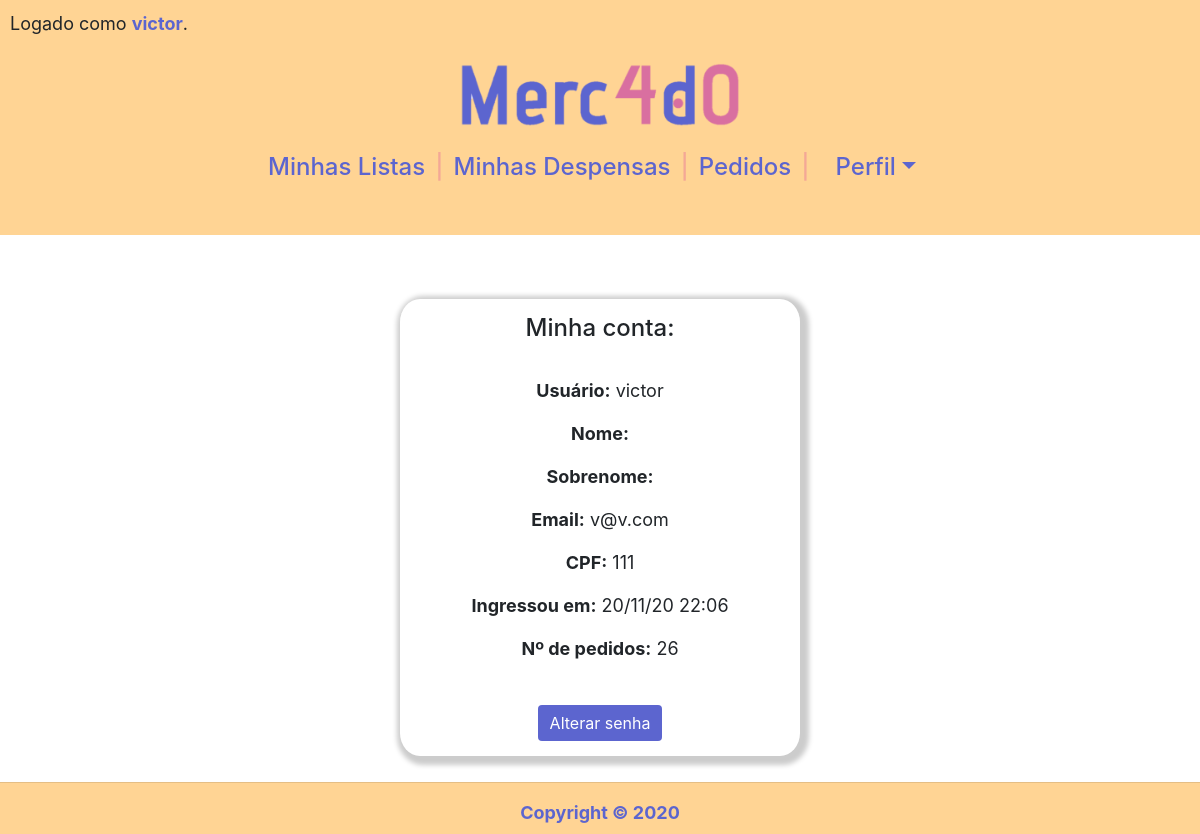
/conta (signed in), run on an earlier commit of the app's database.
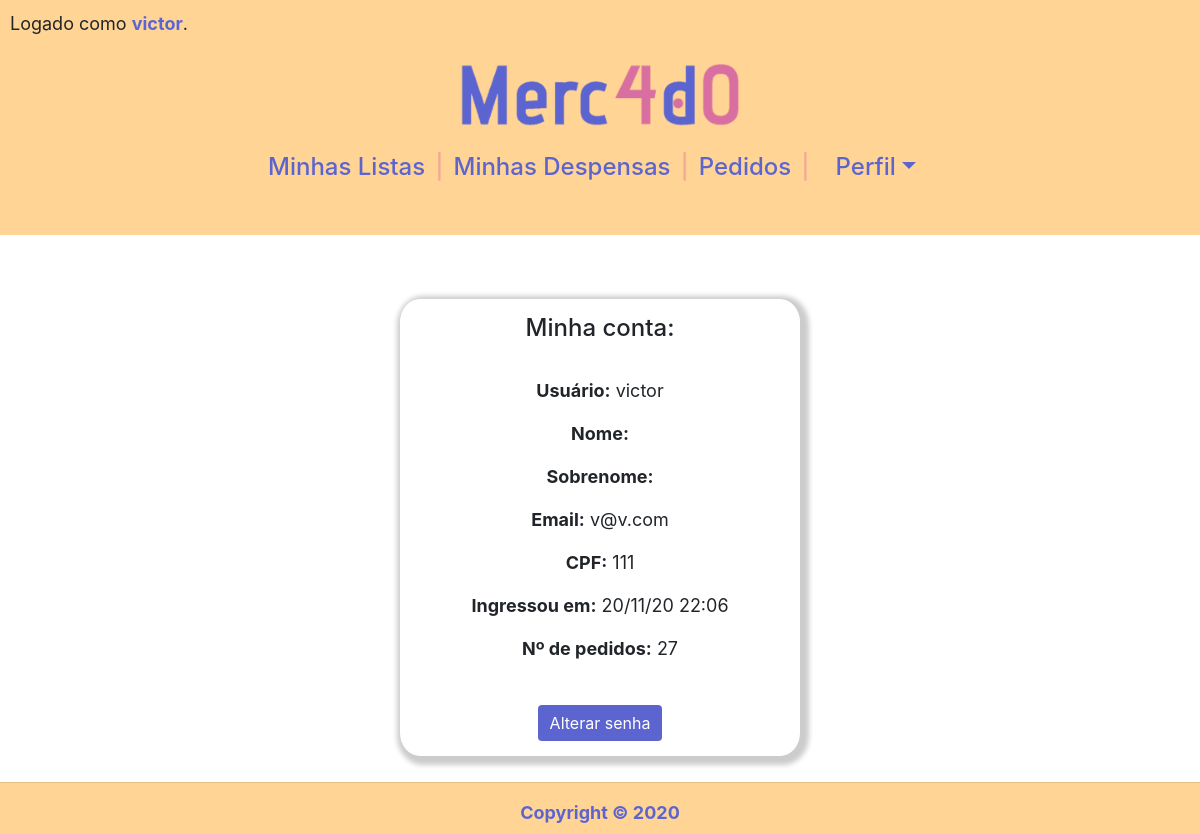
And on a later commit of the database.
### compras/models.py (models this page shows, shortened)
class Usuario(AbstractUser):
    cpf = models.CharField(max_length=11)

### compras/views.py (the view)
# urls.py: path("conta", views.conta, name="conta"),
@login_required(login_url='login')
def conta(request):
    return render(request, 'compras/conta.html')

### compras/templates/compras/conta.html
{% extends "compras/layout.html" %}
{% block body %}
<div class='center_box'>
    <div class="box_padrao">
        <h4>Minha conta:</h4>
        <br>
        <p><b>Usuário:</b> {{ user.username }}</p>
        <p><b>Nome:</b> {{ user.first_name }}</p>
        <p><b>Sobrenome:</b> {{ user.last_name }}</p>
        <p><b>Email:</b> {{ user.email }}</p>
        <p><b>CPF:</b> {{ user.cpf }}</p>
        <p><b>Ingressou em:</b> {{ user.date_joined|date:"d/m/y H:i" }}</p>
        <p><b>Nº de pedidos:</b> {{ user.historicos.count }}</p>
        <br>
        <a href="{% url 'senha' %}">
            <button type="button" class="btn btn-primary">Alterar senha</button>
        </a>
    </div>
</div>
{% endblock %}

### compras/templates/compras/layout.html (shortened to what this page needs)
{% load static %}
<!DOCTYPE html>
<html lang="en">
<head>
    <link rel="stylesheet" href="https://cdn.jsdelivr.net/npm/bootstrap@4.5.3/dist/css/bootstrap.min.css">
    <link rel="stylesheet" href="{% static 'compras/styles.css' %}">
    <link rel="stylesheet" href="https://cdn.jsdelivr.net/npm/bootstrap-select@1.13.14/dist/css/bootstrap-select.min.css">
</head>
<body>
    <main>
        <header>
        <section>
            {% if user.is_authenticated %}
            <p>Logado como <a id="username" href="{% url 'conta' %}">{{ user.username }}</a>.</p>
            {% else %}
            <p style="color:transparent;">eduardo</p>
            {% endif %}
        </section>
        <h1><a href="{% url 'index' %}"> <img src="{%  static 'compras/LogoMerc4d0.png' %}" id="LogoMerc4d0"></a></h1>
        <h4>
            <nav id=navegacao-principal>
                <ul>
                    {% if not user.is_authenticated %}
                    <li><a href="{% url 'login' %}">Login</a></li>
                    <span>|</span>
                    <li><a href="{% url 'registrar' %}">Registrar-se</a></li>
                    {% else %}
                    <li><a href="{% url 'index' %}">Minhas Listas</a></li>
                    <span>|</span>
                    <li><a href="{% url 'acompanhamentos' %}">Minhas Despensas</a></li>
                    <span>|</span>
                    <li><a href="{% url 'pedidos' %}">Pedidos</a></li>
                    <span>|</span>
                    <li class="nav-item dropdown">
                        <a class="nav-link dropdown-toggle" data-toggle="dropdown" role="button" aria-expanded="false">Perfil</a>
                    </li>
                    {% endif %}
                </ul>
            </nav>
        </h4>
        <br>
        </header>
        <br>
        <br>
        <div class="conteudo">
        {% block body %}
        {% endblock %}
        </div>
    </main>
    <footer >
        <hr>
        Copyright &copy; 2020
    </footer>
</body>
</html>

What changed in the data, as far as the page shows it:
changed Usuario "victor": historicos.count "26" → "27"
